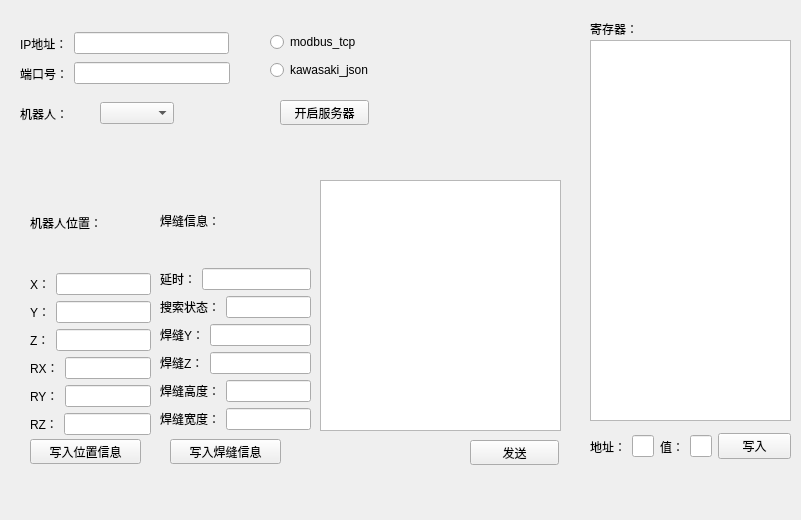
<?xml version="1.0" encoding="UTF-8"?>
<ui version="4.0">
 <class>Tcp_Server</class>
 <widget class="QWidget" name="Tcp_Server">
  <property name="geometry">
   <rect>
    <x>0</x>
    <y>0</y>
    <width>801</width>
    <height>520</height>
   </rect>
  </property>
  <property name="windowTitle">
   <string>Form</string>
  </property>
  <widget class="QWidget" name="layoutWidget_2">
   <property name="geometry">
    <rect>
     <x>20</x>
     <y>30</y>
     <width>209</width>
     <height>27</height>
    </rect>
   </property>
   <layout class="QHBoxLayout" name="horizontalLayout">
    <item>
     <widget class="QLabel" name="label_2">
      <property name="text">
       <string>IP地址：</string>
      </property>
     </widget>
    </item>
    <item>
     <widget class="QLineEdit" name="ip_edit">
      <property name="text">
       <string/>
      </property>
     </widget>
    </item>
   </layout>
  </widget>
  <widget class="QWidget" name="layoutWidget_3">
   <property name="geometry">
    <rect>
     <x>20</x>
     <y>60</y>
     <width>210</width>
     <height>27</height>
    </rect>
   </property>
   <layout class="QHBoxLayout" name="horizontalLayout_2">
    <item>
     <widget class="QLabel" name="label_4">
      <property name="text">
       <string>端口号：</string>
      </property>
     </widget>
    </item>
    <item>
     <widget class="QLineEdit" name="port_edit"/>
    </item>
   </layout>
  </widget>
  <widget class="QWidget" name="layoutWidget">
   <property name="geometry">
    <rect>
     <x>30</x>
     <y>179</y>
     <width>121</width>
     <height>256</height>
    </rect>
   </property>
   <layout class="QVBoxLayout" name="verticalLayout_2">
    <item>
     <widget class="QLabel" name="label_5">
      <property name="text">
       <string>机器人位置：</string>
      </property>
     </widget>
    </item>
    <item>
     <layout class="QHBoxLayout" name="horizontalLayout_4">
      <item>
       <widget class="QLabel" name="label_6">
        <property name="text">
         <string>X：</string>
        </property>
       </widget>
      </item>
      <item>
       <widget class="QLineEdit" name="x_edit"/>
      </item>
     </layout>
    </item>
    <item>
     <layout class="QHBoxLayout" name="horizontalLayout_5">
      <item>
       <widget class="QLabel" name="label_7">
        <property name="text">
         <string>Y：</string>
        </property>
       </widget>
      </item>
      <item>
       <widget class="QLineEdit" name="y_edit"/>
      </item>
     </layout>
    </item>
    <item>
     <layout class="QHBoxLayout" name="horizontalLayout_6">
      <item>
       <widget class="QLabel" name="label_8">
        <property name="text">
         <string>Z：</string>
        </property>
       </widget>
      </item>
      <item>
       <widget class="QLineEdit" name="z_edit"/>
      </item>
     </layout>
    </item>
    <item>
     <layout class="QHBoxLayout" name="horizontalLayout_7">
      <item>
       <widget class="QLabel" name="label_9">
        <property name="text">
         <string>RX：</string>
        </property>
       </widget>
      </item>
      <item>
       <widget class="QLineEdit" name="rx_edit"/>
      </item>
     </layout>
    </item>
    <item>
     <layout class="QHBoxLayout" name="horizontalLayout_8">
      <item>
       <widget class="QLabel" name="label_10">
        <property name="text">
         <string>RY：</string>
        </property>
       </widget>
      </item>
      <item>
       <widget class="QLineEdit" name="ry_edit"/>
      </item>
     </layout>
    </item>
    <item>
     <layout class="QHBoxLayout" name="horizontalLayout_9">
      <item>
       <widget class="QLabel" name="label_11">
        <property name="text">
         <string>RZ：</string>
        </property>
       </widget>
      </item>
      <item>
       <widget class="QLineEdit" name="rz_edit"/>
      </item>
     </layout>
    </item>
   </layout>
  </widget>
  <widget class="QPushButton" name="send_btn">
   <property name="geometry">
    <rect>
     <x>470</x>
     <y>440</y>
     <width>89</width>
     <height>25</height>
    </rect>
   </property>
   <property name="text">
    <string>发送</string>
   </property>
  </widget>
  <widget class="QTextBrowser" name="register_tb">
   <property name="geometry">
    <rect>
     <x>590</x>
     <y>40</y>
     <width>201</width>
     <height>381</height>
    </rect>
   </property>
  </widget>
  <widget class="QPushButton" name="start_server_btn">
   <property name="geometry">
    <rect>
     <x>280</x>
     <y>100</y>
     <width>89</width>
     <height>25</height>
    </rect>
   </property>
   <property name="text">
    <string>开启服务器</string>
   </property>
  </widget>
  <widget class="QWidget" name="layoutWidget">
   <property name="geometry">
    <rect>
     <x>20</x>
     <y>100</y>
     <width>154</width>
     <height>27</height>
    </rect>
   </property>
   <layout class="QHBoxLayout" name="horizontalLayout_3">
    <item>
     <widget class="QLabel" name="label">
      <property name="text">
       <string>机器人：</string>
      </property>
     </widget>
    </item>
    <item>
     <widget class="QComboBox" name="robot_model_box"/>
    </item>
   </layout>
  </widget>
  <widget class="QWidget" name="layoutWidget">
   <property name="geometry">
    <rect>
     <x>160</x>
     <y>179</y>
     <width>151</width>
     <height>251</height>
    </rect>
   </property>
   <layout class="QVBoxLayout" name="verticalLayout">
    <item>
     <widget class="QLabel" name="label_17">
      <property name="text">
       <string>焊缝信息：</string>
      </property>
     </widget>
    </item>
    <item>
     <layout class="QHBoxLayout" name="horizontalLayout_10">
      <item>
       <widget class="QLabel" name="label_3">
        <property name="text">
         <string>延时：</string>
        </property>
       </widget>
      </item>
      <item>
       <widget class="QLineEdit" name="delay_edit"/>
      </item>
     </layout>
    </item>
    <item>
     <layout class="QHBoxLayout" name="horizontalLayout_11">
      <item>
       <widget class="QLabel" name="label_12">
        <property name="text">
         <string>搜索状态：</string>
        </property>
       </widget>
      </item>
      <item>
       <widget class="QLineEdit" name="search_state_edit"/>
      </item>
     </layout>
    </item>
    <item>
     <layout class="QHBoxLayout" name="horizontalLayout_12">
      <item>
       <widget class="QLabel" name="label_13">
        <property name="text">
         <string>焊缝Y：</string>
        </property>
       </widget>
      </item>
      <item>
       <widget class="QLineEdit" name="weld_y_edit"/>
      </item>
     </layout>
    </item>
    <item>
     <layout class="QHBoxLayout" name="horizontalLayout_13">
      <item>
       <widget class="QLabel" name="label_14">
        <property name="text">
         <string>焊缝Z：</string>
        </property>
       </widget>
      </item>
      <item>
       <widget class="QLineEdit" name="weld_z_edit"/>
      </item>
     </layout>
    </item>
    <item>
     <layout class="QHBoxLayout" name="horizontalLayout_14">
      <item>
       <widget class="QLabel" name="label_15">
        <property name="text">
         <string>焊缝高度：</string>
        </property>
       </widget>
      </item>
      <item>
       <widget class="QLineEdit" name="weld_h_edit"/>
      </item>
     </layout>
    </item>
    <item>
     <layout class="QHBoxLayout" name="horizontalLayout_15">
      <item>
       <widget class="QLabel" name="label_16">
        <property name="text">
         <string>焊缝宽度：</string>
        </property>
       </widget>
      </item>
      <item>
       <widget class="QLineEdit" name="weld_w_edit"/>
      </item>
     </layout>
    </item>
   </layout>
  </widget>
  <widget class="QWidget" name="layoutWidget">
   <property name="geometry">
    <rect>
     <x>270</x>
     <y>30</y>
     <width>124</width>
     <height>54</height>
    </rect>
   </property>
   <layout class="QVBoxLayout" name="verticalLayout_3">
    <item>
     <widget class="QRadioButton" name="modbus_tcp_rbtn">
      <property name="text">
       <string>modbus_tcp</string>
      </property>
     </widget>
    </item>
    <item>
     <widget class="QRadioButton" name="kawasaki_json_rbtn">
      <property name="text">
       <string>kawasaki_json</string>
      </property>
     </widget>
    </item>
   </layout>
  </widget>
  <widget class="QPushButton" name="write_pos_btn">
   <property name="geometry">
    <rect>
     <x>30</x>
     <y>439</y>
     <width>111</width>
     <height>25</height>
    </rect>
   </property>
   <property name="text">
    <string>写入位置信息</string>
   </property>
  </widget>
  <widget class="QPushButton" name="write_weld_btn">
   <property name="geometry">
    <rect>
     <x>170</x>
     <y>439</y>
     <width>111</width>
     <height>25</height>
    </rect>
   </property>
   <property name="text">
    <string>写入焊缝信息</string>
   </property>
  </widget>
  <widget class="QTextBrowser" name="record_tb">
   <property name="geometry">
    <rect>
     <x>320</x>
     <y>180</y>
     <width>241</width>
     <height>251</height>
    </rect>
   </property>
  </widget>
  <widget class="QWidget" name="layoutWidget">
   <property name="geometry">
    <rect>
     <x>590</x>
     <y>430</y>
     <width>201</width>
     <height>33</height>
    </rect>
   </property>
   <layout class="QHBoxLayout" name="horizontalLayout_16">
    <item>
     <widget class="QLabel" name="label_18">
      <property name="text">
       <string>地址：</string>
      </property>
     </widget>
    </item>
    <item>
     <widget class="QLineEdit" name="reg_addr_edit"/>
    </item>
    <item>
     <widget class="QLabel" name="label_19">
      <property name="text">
       <string>值：</string>
      </property>
     </widget>
    </item>
    <item>
     <widget class="QLineEdit" name="reg_value_edit"/>
    </item>
    <item>
     <widget class="QPushButton" name="write_reg_btn">
      <property name="text">
       <string>写入</string>
      </property>
     </widget>
    </item>
   </layout>
  </widget>
  <widget class="QLabel" name="label_20">
   <property name="geometry">
    <rect>
     <x>590</x>
     <y>20</y>
     <width>67</width>
     <height>17</height>
    </rect>
   </property>
   <property name="text">
    <string>寄存器：</string>
   </property>
  </widget>
 </widget>
 <resources/>
 <connections/>
</ui>
